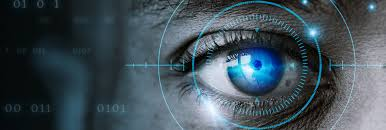
#> input picture python_for_data_science_codanics/09_computer_vision/Data/images.jpeg, 386 x 130 px
$ jupyter execute 01_image.ipynb
#> lines starting #> are read from the running program, lines starting #| are printed output that depends on the picture
# **Open CV and Images**

[cell 1]
# !pip install opencv-python

[cell 2]
# import libraries
import numpy as np
import cv2 as cv

[cell 3]
# read the image
img = cv.imread("./Data/images.jpeg")
#> img is the input picture: shape (130, 386, 3); mean B, G, R 86.6, 78.4, 64

[cell 4]
cv.imshow("image", img)
cv.waitKey(0)
cv.destroyAllWindows()

[cell 5]
# check the size of img
img.shape
#> Out = (130, 386, 3)

[cell 6]
# covert the image into grayscale and the check the shape
# convert the image into grayscale

gray_img = cv.cvtColor(img, cv.COLOR_BGR2GRAY)
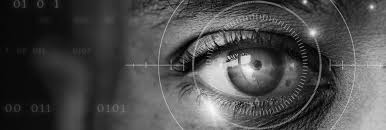
#> gray_img: shape (130, 386); min 0, max 251, mean 75

# check the shape of gray_img
gray_img.shape
#> Out = (130, 386)
